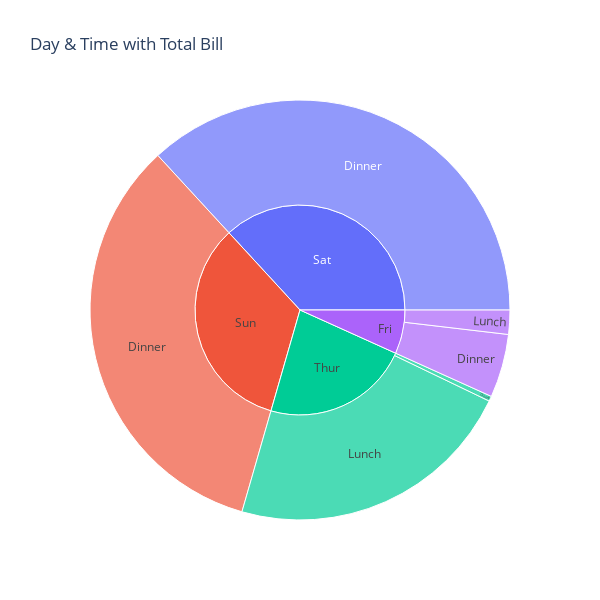

Notebook code cell kept with this figure:
### Code cell
fig_s4 = px.sunburst(tip, path=['day', 'time'], values='total_bill',
                    width=600, height=600, title='Day & Time with Total Bill')
fig_s4.show()

### Figure 1 — Plotly figure (JSON) as saved in the notebook; plotly's stock layout.template omitted (floating-point values rounded to 4 significant figures)
{"data": [{"branchvalues": "total", "domain": {"x": [0, 1], "y": [0, 1]}, "hovertemplate": "labels=%{label}<br>total_bill=%{value}<br>parent=%{parent}<br>id=%{id}<extra></extra>", "ids": ["Fri/Dinner", "Sat/Dinner", "Sun/Dinner", "Thur/Dinner", "Fri/Lunch", "Thur/Lunch", "Fri", "Sat", "Sun", "Thur"], "labels": ["Dinner", "Dinner", "Dinner", "Dinner", "Lunch", "Lunch", "Fri", "Sat", "Sun", "Thur"], "name": "", "parents": ["Fri", "Sat", "Sun", "Thur", "Fri", "Thur", "", "", "", ""], "type": "sunburst", "values": [236.0, 1778.0, 1627.0, 18.78, 89.92, 1078.0, 325.9, 1778.0, 1627.0, 1096.0]}], "layout": {"height": 600, "legend": {"tracegroupgap": 0}, "title": {"text": "Day & Time with Total Bill"}, "width": 600}}
